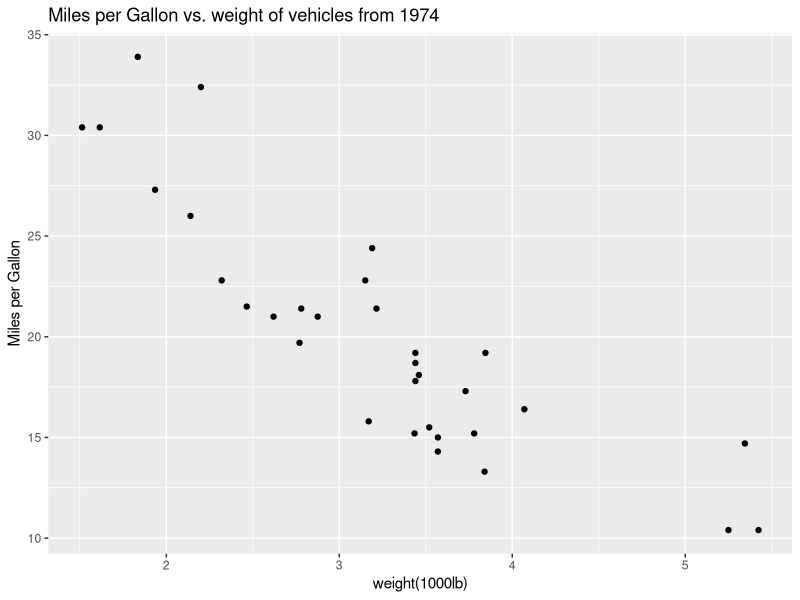
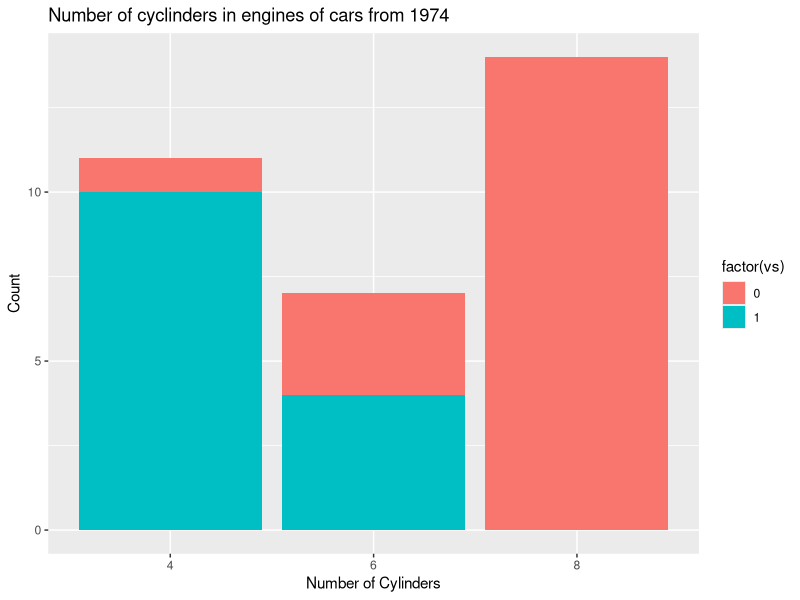

Here is the R script that generated these plots, in order:
## ---- chunk 1
library(dplyr)
mtcars 
## ---- chunk 2
library(ggplot2)
ggplot(mtcars, aes(x = wt, y= mpg),colour(cyl)) +
  geom_point() + labs(title = "Miles per Gallon vs. weight of vehicles from 1974", x = "weight(1000lb)", y = "Miles per Gallon")
## ---- chunk 3
library(ggplot2)
ggplot(mtcars, aes(x = factor(cyl),fill = factor(vs))) +
  geom_bar()+ labs(title = "Number of cyclinders in engines of cars from 1974", x = "Number of Cylinders", y = "Count") 

